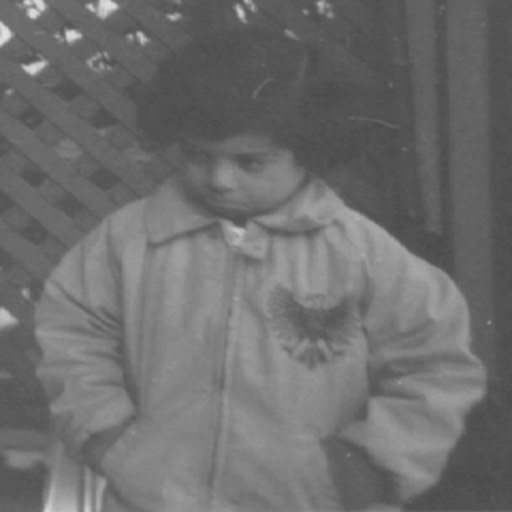
#> input picture pout.png, 512 x 512 px
$ python main.py
#> lines starting #> are read from the running program, lines starting #| are printed output that depends on the picture
### funciones.py
import numpy as np
import matplotlib.pyplot as plt
import cv2

def calcular_histograma(img):
    # Obtenemos las dimensiones de la imagen
    width, height = img.shape
    # Inicializa un array de ceros para almacenar el histograma
    y = np.zeros(256)

    #se incrementa el recuento correspondiente a cada valor de intensidad encontrado en la imagen
    for w in range(width):
        for h in range(height):
            # Se obtiene el valor del pixel actual
            v = img[w, h]
            # Incrementa el conteo en el histograma para el valor de intensidad actual
            y[v] = y[v] + 1
    # se retorna el histograma
    return y

def ecualizacion_formula(img):
    # la tupla almacena los datos correspodientes a la imagen
    width, height = img.shape
    # Calcula el histograma de la imagen utilizando la función calcular_histograma
    y = calcular_histograma(img)
    # Crea una matriz de ceros del mismo tamaño que la imagen original
    img_ecualizada = np.zeros((width, height), img.dtype)

    # Determina el factor de escala k
    k = 255 / (width * height)  # En la formula equivale a (L-1)/MN
    suma = 0 # acumulador de la sumatoria de frecuencias

    # Recorre la imagen pixel por pixel
    for w in range(width):
        for h in range(height):
            # Realiza la sumatoria acumulada de las frecuencias hasta el valor del píxel actual
            for s in range(img[w, h]):
                suma += y[s]
            # Asigna el nuevo valor al píxel ecualizado utilizando la fórmula de ecualización
            img_ecualizada[w, h] = k * suma
            # Se reinicia el contador por cada pixel analizado
            suma = 0
    # Retorna la imagen ecualizada
    return img_ecualizada

def expansion_histograma(img):
    # Calcula el mínimo y máximo valor de intensidad en la imagen
    min_val = np.min(img)
    max_val = np.max(img)
    # Realiza la expansión lineal del histograma
    img_expandida = (img - min_val) * (255 / (max_val - min_val))

    # Asegúrate de que los valores estén en el rango [0, 255]
    img_expandida = np.clip(img_expandida, 0, 255).astype(np.uint8)

    return img_expandida

def mostrar_imagen_histograma(img_original, img_ecualizada, img_expandida):
    # Genera una secuencia de valores de intensidad de píxeles de 0 a 255
    x = np.linspace(0, 255, num=256, dtype=np.uint8)

    # Calcula los histogramas de la imagen original, la imagen ecualizada y
    # la imagen expandida
    y_original = calcular_histograma(img_original)
    y_ecualizada = calcular_histograma(img_ecualizada)
    y_expandida = calcular_histograma(img_expandida)

    # Crea una figura con tres subtramas (una para cada histograma)
    plt.figure(figsize=(25, 5))

    # Subtrama para el histograma  de la imagen original
    plt.subplot(1, 3, 1), plt.bar(x, y_original)
    plt.title('Histograma Original')
    # Subtrama para el histograma de la imagen ecualizada
    plt.subplot(1, 3, 2), plt.bar(x, y_ecualizada)
    plt.title('Histograma Ecualizado')
    # Subtrama para el histograma de la imagen expandida
    plt.subplot(1, 3, 3), plt.bar(x, y_expandida)
    plt.title('Histograma Expandido')
    # Realiza comparativa entre los tres histogramas
    plt.show()

### main.py
import cv2
# importamos las funciones necesarias para el analisis desde funciones.py
from funciones import ecualizacion_formula, mostrar_imagen_histograma, expansion_histograma

# Leer la imagen
img = cv2.imread("pout.png")
#> img is the input picture: shape (512, 512, 3); min 74, max 224, mean 110.3

# Verificar si la imagen es a color o en escala de grises
if len(img.shape) == 3:  # Imagen a color (3 dimensiones: R,G,B)
    img_gris = cv2.cvtColor(img, cv2.COLOR_BGR2GRAY)
else:  # Imagen en escala de grises (2 dimensiones)
    img_gris = img

# Aplicar expansion del histograma a la imagen en escala de grises
img_expandida = expansion_histograma(img_gris)
#> in expansion_histograma, `min_val = np.min(img)`: min_val = 74
#> in expansion_histograma, `max_val = np.max(img)`: max_val = 224
#> in expansion_histograma, `img_expandida = (img - min_val) * (255 / (max_val - min_val))`:
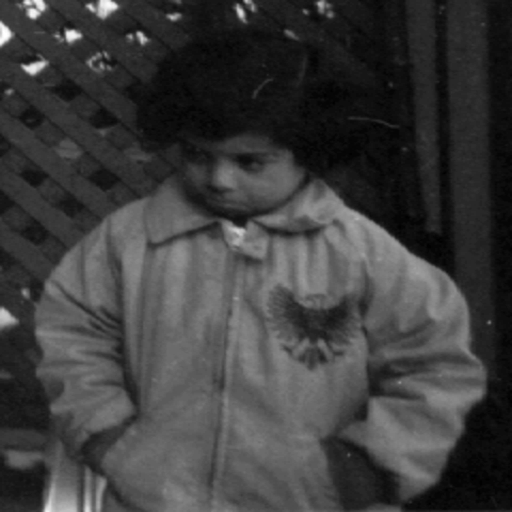
#> img_expandida: shape (512, 512) float64; min 0, max 255, mean 61.7

# Aplicar ecualización con fórmula a la imagen en escala de grises
img_ecualizada = ecualizacion_formula(img_gris)
#> after the loop in calcular_histograma, `for w in range(width):`: y = 256 values, max 11400 at index 82, min 0 at index 0, mean 1024
#> after the loop in ecualizacion_formula, `for w in range(width):`:
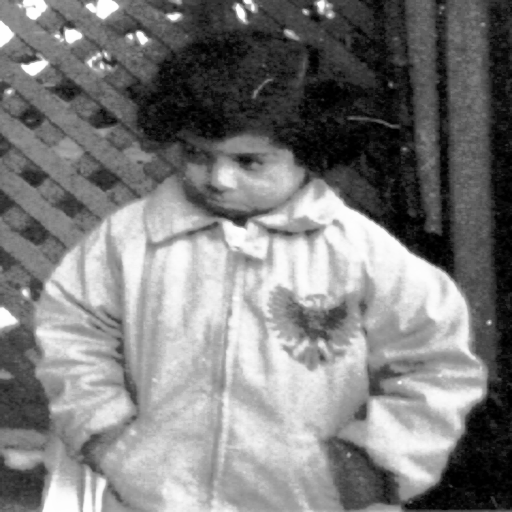
#> img_ecualizada: shape (512, 512); min 0, max 254, mean 124.8

# Concatenar las imágenes horizontalmente
resultados_imagen = cv2.hconcat([img_gris, img_ecualizada, img_expandida])
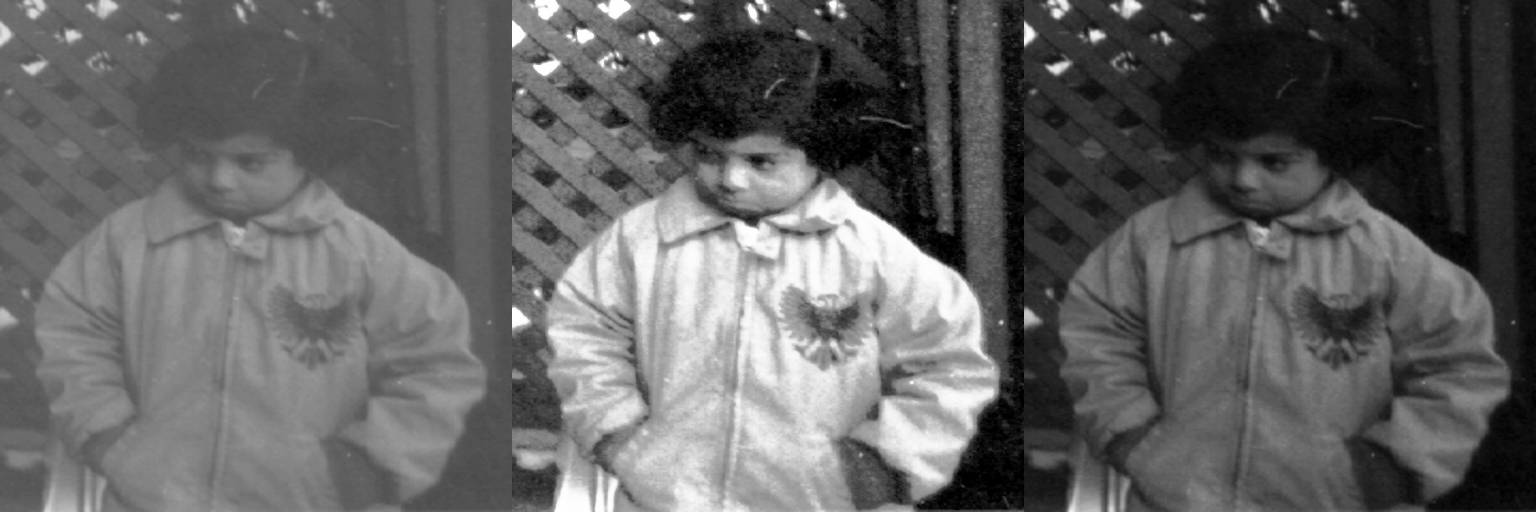
#> resultados_imagen: shape (512, 1536); min 0, max 255, mean 98.8

# Mostrar imagen original en escala de grises, su ecualización y su expansion
cv2.imwrite('image/resultados.jpeg', resultados_imagen)

# Mostrar histogramas
mostrar_imagen_histograma(img_gris, img_ecualizada, img_expandida)
#> in mostrar_imagen_histograma, `y_original = calcular_histograma(img_original)`: y_original has the same summary as y in calcular_histograma
#> in mostrar_imagen_histograma, `y_ecualizada = calcular_histograma(img_ecualizada)`: y_ecualizada = 256 values, max 11400 at index 14, min 0 at index 2, mean 1024
#> in mostrar_imagen_histograma, `y_expandida = calcular_histograma(img_expandida)`: y_expandida = 256 values, max 11400 at index 13, min 0 at index 2, mean 1024
#> in mostrar_imagen_histograma, `plt.show()`:
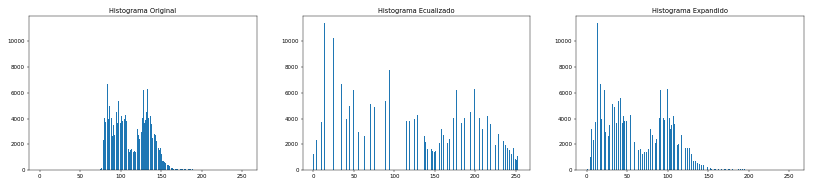
#> figure drawn by matplotlib, 3 panels; panel 1: tallest bar 11400 high, from x = 81.6 to 82.4; panel 2: tallest bar 11400 high, from x = 13.6 to 14.4; panel 3: tallest bar 11400 high, from x = 12.6 to 13.4

cv2.waitKey(0)
cv2.destroyAllWindows()

$ run again, with chicago.png copied over pout.png
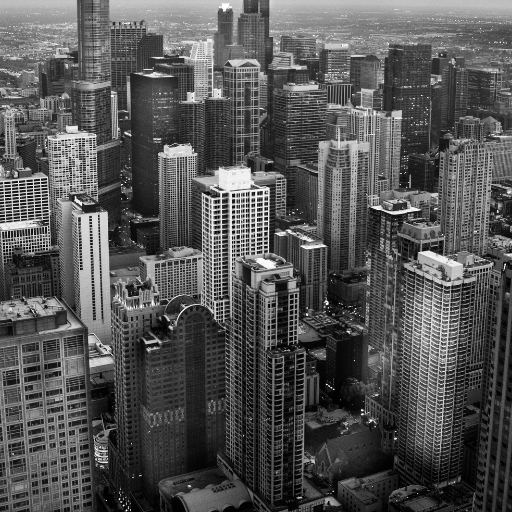
#> input picture chicago.png, 512 x 512 px
#> img is the input picture: shape (512, 512, 3); min 0, max 255, mean 84.9
#> min_val = 0
#> max_val = 255
#> after the loop in calcular_histograma, `for w in range(width):`: y = 256 values, max 2431 at index 48, min 1 at index 255, mean 1024
#> `resultados_imagen = cv2.hconcat([img_gris, img_ecualizada, img_expandi..`:
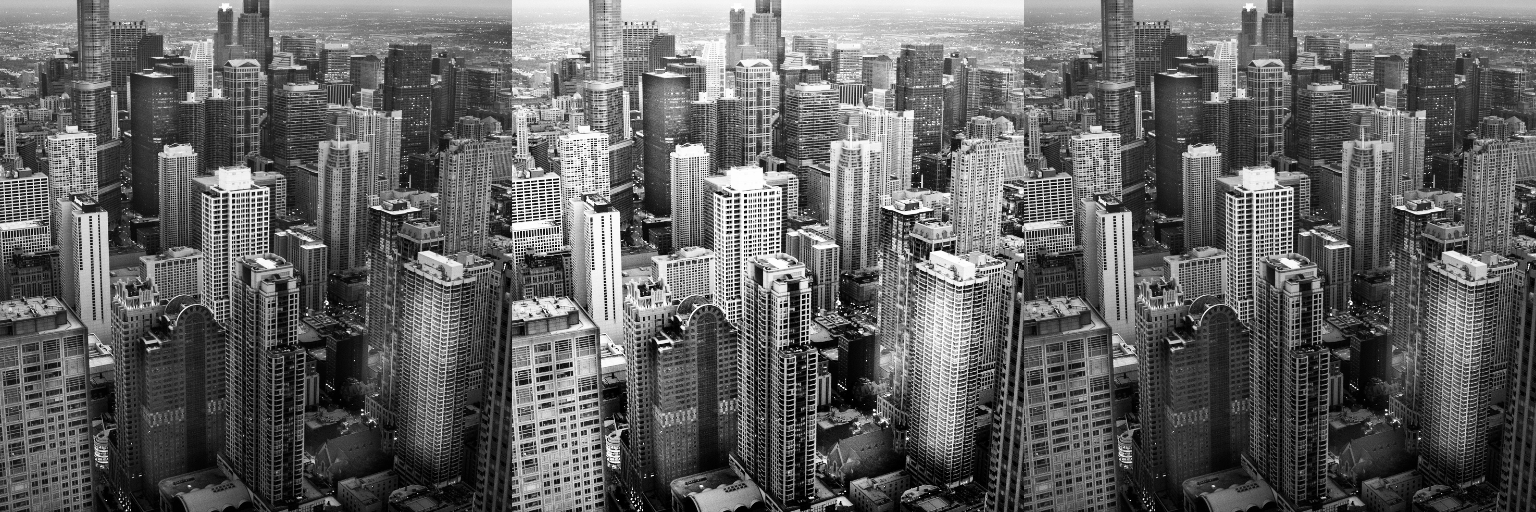
#> resultados_imagen: shape (512, 1536); min 0, max 255, mean 98.7
#> y_original has the same summary as y in calcular_histograma
#> y_ecualizada = 256 values, max 2431 at index 75, min 0 at index 12, mean 1024
#> y_expandida has the same summary as y in calcular_histograma
#> in mostrar_imagen_histograma, `plt.show()`:
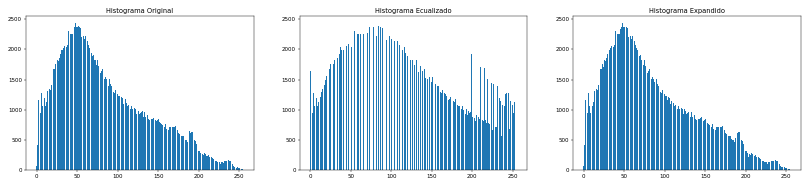
#> figure drawn by matplotlib, 3 panels; panel 1: tallest bar 2431 high, from x = 47.6 to 48.4; panel 2: tallest bar 2431 high, from x = 74.6 to 75.4; panel 3: tallest bar 2431 high, from x = 47.6 to 48.4
